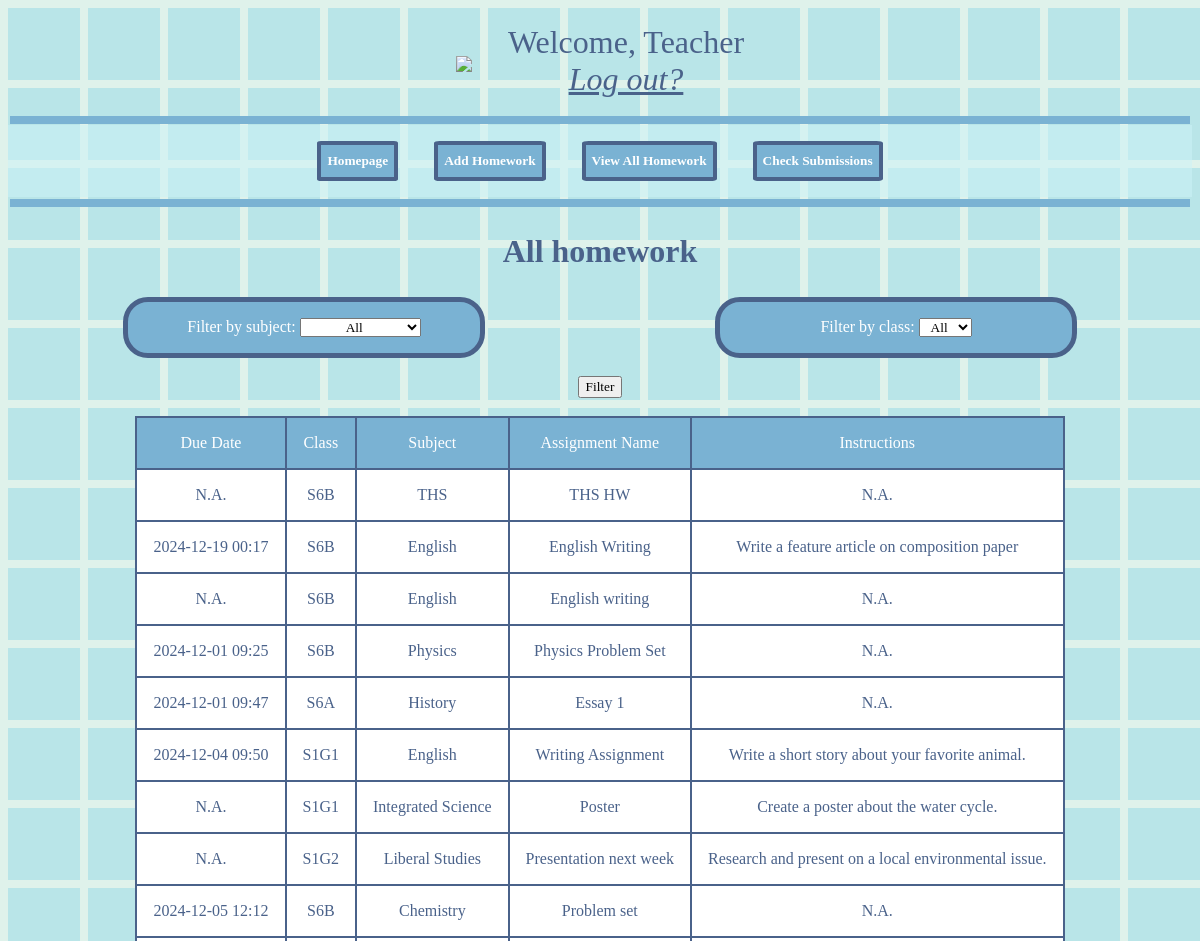
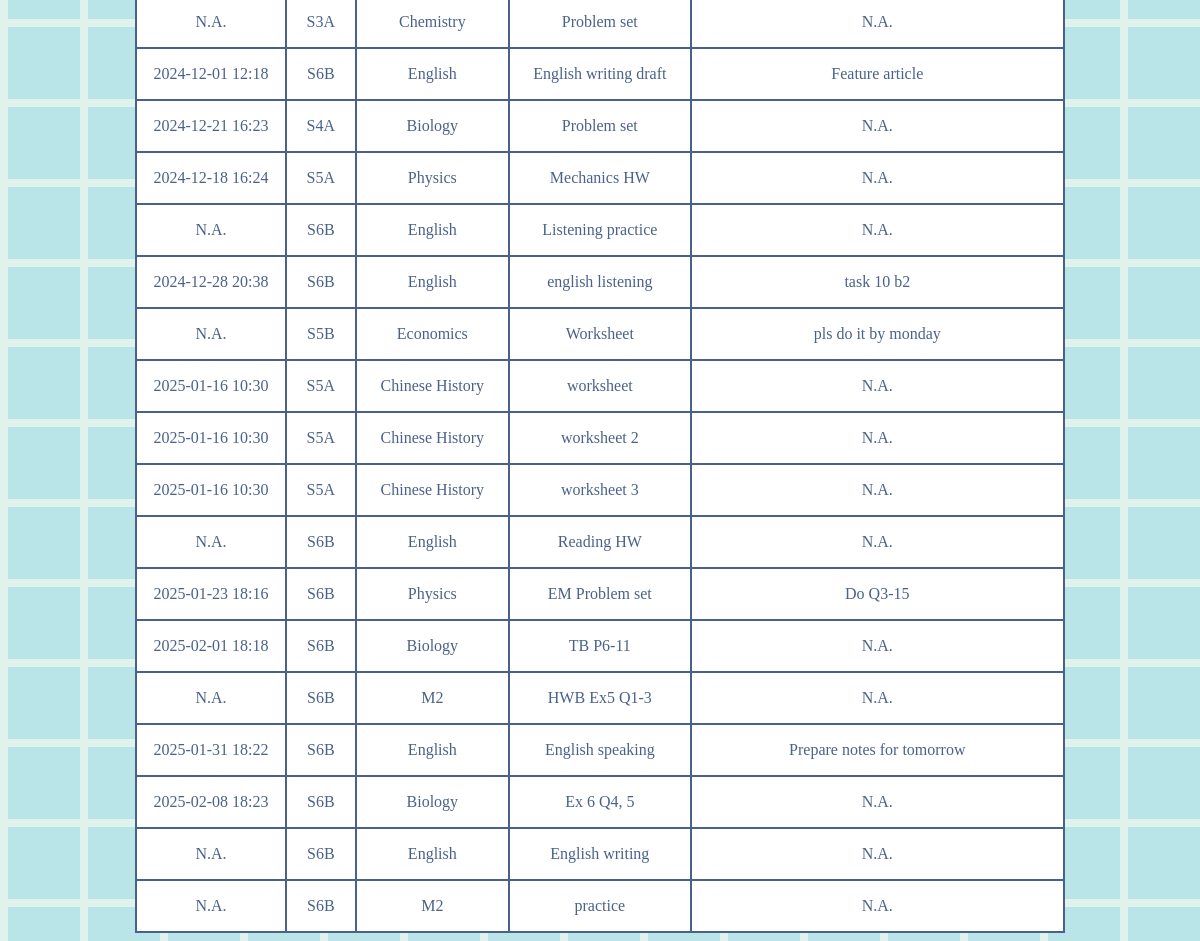
Page /teacher/t_view.php on the committed database (2 pictures, top to bottom).
### tables this page shows
CREATE TABLE `homework` (
  `id` int(11) NOT NULL,
  `due` datetime(6) NOT NULL,
  `class` varchar(4) NOT NULL,
  `subject` varchar(10) NOT NULL,
  `name` varchar(200) NOT NULL,
  `instructions` varchar(200) NOT NULL
);

### src/teacher/t_view.php (the view, shortened to what this page needs)
<!DOCTYPE html>
<html>
<head>
	<link rel="stylesheet" href="../styles.css">
</head>
<body style="text-align: center;">
	<div id="headerArea">
		<div id="header">
			<div class="child">
				<img src="https://file.garden/ZxeJbwpMpVUTaKTZ/LogoLong.png" style="height: 8rem; width: auto">
			</div>
			<div class="child">
				Welcome, Teacher
				<br><a href="../index.php"><i>Log out?</i><a>
			</div>
			<hr>
			<nav id="navbar">
				<div class="buttons">
					<button id="home"><a href="t_home.php#teleport">Homepage</a></button>
					<button id="add"><a href="t_addhw.php#teleport">Add Homework</a></button>
					<button id="view"><a href="t_view.php#teleport">View All Homework</a></button>
					<button id="view"><a href="t_check.php#teleport">Check Submissions</a></button>
				</div>
			</nav>
			<hr>
		</div>
		<h2 id="teleport">All homework</h2>
		<form method="POST" action="t_filter.php#teleport">
			<div class="row">
				<div class="column">
					<div class="container">
						Filter by subject: <select name="subject" id="subject">
							<option value="allsub">All</option>
						</select>
						<br>
					</div>
					<br>
				</div>
				<div class="column">
					<div class="container">
						Filter by class: <select name="class" id="class">
							<option value="allclass">All</option>
						</select>
					</div>
					<br>
				</div>
			</div>
			<input type="submit" id="button" value="Filter" name="filterhw">
			<br>
		</form>
		<br>
		<table align="center">
			<?php
			$servername = "localhost";
			$username = "root";
			$password = "";
			$db_name = "ictsba";
			$conn = mysqli_connect($servername, $username, $password, $db_name, 3306);
			$q = "SELECT * FROM homework h;";
			$result = mysqli_query($conn, $q);
			if (mysqli_num_rows($result) > 0) {
				echo "<tr>
				<th>Due Date</th>
                <th>Class</th>
				<th>Subject</th>
				<th>Assignment Name</th>
				<th>Instructions</th>
				</tr>";
				while ($row = mysqli_fetch_assoc($result)) {
					$due = !empty($row['due']) && strtotime($row['due']) >= 0 ? $row['due'] : 'N.A.';
					if ($due !== 'N.A.') {
						$due = date('Y-m-d H:i', strtotime($due));
					}
					$subject_map = [
						'eng' => 'English',
						'chi' => 'Chinese',
						'maths' => 'Maths',
						'ls' => 'Liberal Studies',
						'csd' => 'CSD',
						'pe' => 'P.E.',
						'is' => 'Integrated Science',
						'chem' => 'Chemistry',
						'ict' => 'ICT',
						'chist' => 'Chinese History',
						'bm' => 'BAFS (BM)',
						'ba' => 'BAFS (BA)',
						'phys' => 'Physics',
						'ths' => 'THS',
						'geo' => 'Geography',
						'bio' => 'Biology',
						'hist' => 'History',
						'econ' => 'Economics',
						'elit' => 'English Literature',
						'm1' => 'M1',
						'm2' => 'M2',
					];
					$abbreviation = $row['subject'];
					$subject = $subject_map[$abbreviation];
					$instructions = !empty($row['instructions']) ? $row['instructions'] : 'N.A.';
					echo "<tr>";
					echo "<td>" . ($due) . "</td>";
					echo "<td>" . ($row['class']) . "</td>";
					echo "<td>" . ($subject) . "</td>";
					echo "<td>" . ($row['name']) . "</td>";
					echo "<td>" . ($instructions) . "</td>";
					echo "</tr>";
				}
			}
			echo "</table>";
			?>
</body>
</html>

### src/styles.css (style rules this page uses)
* { text-align: center; font-family: clean; }
body { background-color: #DFF2EB; color: #4A628A; opacity: 1; background-image: linear-gradient(#DFF2EB 8px, transparent 8px), linear-gradient(to right, #DFF2EB 8px, #B9E5E8 8px); background-size: 80px 80px; }
h2 { font-size: 2rem; }
.buttons { text-align: center; }
.buttons button { height: 40px; border-radius: 12px; margin:1rem; padding-bottom:0.1em; border-radius: 5%; border: 4px solid #4A628A; background-color: #7AB2D3; }
.buttons button a { color: white; font-weight: 600; text-decoration: none; }
table { border-collapse: collapse; width: auto; background-color: white; overflow-y: auto; }
th, td { border: 2px solid #4A628A; border-radius: 2; padding: 8px; text-align: center; padding: 1rem; }
th { background-color: #7AB2D3; color: white; font-weight: 500; }
td { color: #4A628A; }
.container { width: 20rem; top: 0; bottom: 0; left: 0; right: 0; height: auto; margin: auto; border-radius: 25px; border: 5px solid #4A628A; background-color: #7AB2D3; padding: 1rem; color: white; }
.child a { color: #4A628A; text-decoration: underline; }
hr { color: #7ab2d385; height: 0.5em; background-color: #7AB2D3; border-color: #7AB2D3; border: 1px; margin: 0.1rem; }
nav { background-color: #cdf4f786; }
.child { display: inline-block; padding: 1rem 1rem; vertical-align: middle; font-size: 2rem; }
.row { display: flex; }
.column { flex: 50%; }

### rows in the picture
homework: due "N.A.", class "S6B", subject "THS", name "THS HW", instructions "N.A."
homework: due "2024-12-19 00:17", class "S6B", subject "English", name "English Writing", instructions "Write a feature article on composition paper"
homework: due "N.A.", class "S6B", subject "English", name "English writing", instructions "N.A."
homework: due "2024-12-01 09:25", class "S6B", subject "Physics", name "Physics Problem Set", instructions "N.A."
homework: due "2024-12-01 09:47", class "S6A", subject "History", name "Essay 1", instructions "N.A."
homework: due "2024-12-04 09:50", class "S1G1", subject "English", name "Writing Assignment", instructions "Write a short story about your favorite animal."
homework: due "N.A.", class "S1G1", subject "Integrated Science", name "Poster", instructions "Create a poster about the water cycle."
homework: due "N.A.", class "S1G2", subject "Liberal Studies", name "Presentation next week", instructions "Research and present on a local environmental issue."
homework: due "2024-12-05 12:12", class "S6B", subject "Chemistry", name "Problem set", instructions "N.A."
homework: due "N.A.", class "S3A", subject "Chemistry", name "Problem set", instructions "N.A."
homework: due "2024-12-01 12:18", class "S6B", subject "English", name "English writing draft", instructions "Feature article"
homework: due "2024-12-21 16:23", class "S4A", subject "Biology", name "Problem set", instructions "N.A."
homework: due "2024-12-18 16:24", class "S5A", subject "Physics", name "Mechanics HW", instructions "N.A."
homework: due "N.A.", class "S6B", subject "English", name "Listening practice", instructions "N.A."
homework: due "2024-12-28 20:38", class "S6B", subject "English", name "english listening", instructions "task 10 b2"
homework: due "N.A.", class "S5B", subject "Economics", name "Worksheet", instructions "pls do it by monday"
homework: due "2025-01-16 10:30", class "S5A", subject "Chinese History", name "worksheet", instructions "N.A."
homework: due "2025-01-16 10:30", class "S5A", subject "Chinese History", name "worksheet 2", instructions "N.A."
homework: due "2025-01-16 10:30", class "S5A", subject "Chinese History", name "worksheet 3", instructions "N.A."
homework: due "N.A.", class "S6B", subject "English", name "Reading HW", instructions "N.A."
homework: due "2025-01-23 18:16", class "S6B", subject "Physics", name "EM Problem set", instructions "Do Q3-15"
homework: due "2025-02-01 18:18", class "S6B", subject "Biology", name "TB P6-11", instructions "N.A."
homework: due "N.A.", class "S6B", subject "M2", name "HWB Ex5 Q1-3", instructions "N.A."
homework: due "2025-01-31 18:22", class "S6B", subject "English", name "English speaking", instructions "Prepare notes for tomorrow"
homework: due "2025-02-08 18:23", class "S6B", subject "Biology", name "Ex 6 Q4, 5", instructions "N.A."
homework: due "N.A.", class "S6B", subject "English", name "English writing", instructions "N.A."
homework: due "N.A.", class "S6B", subject "M2", name "practice", instructions "N.A."
